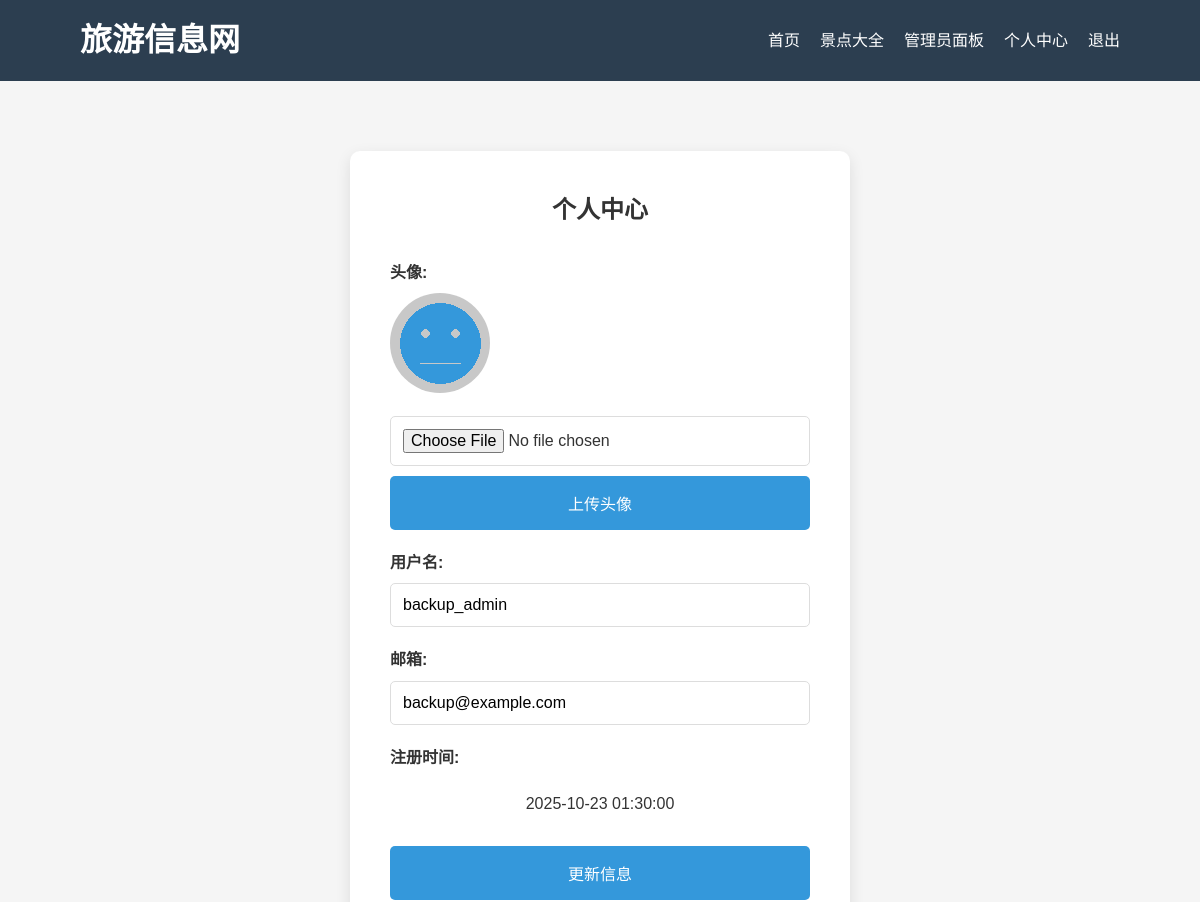
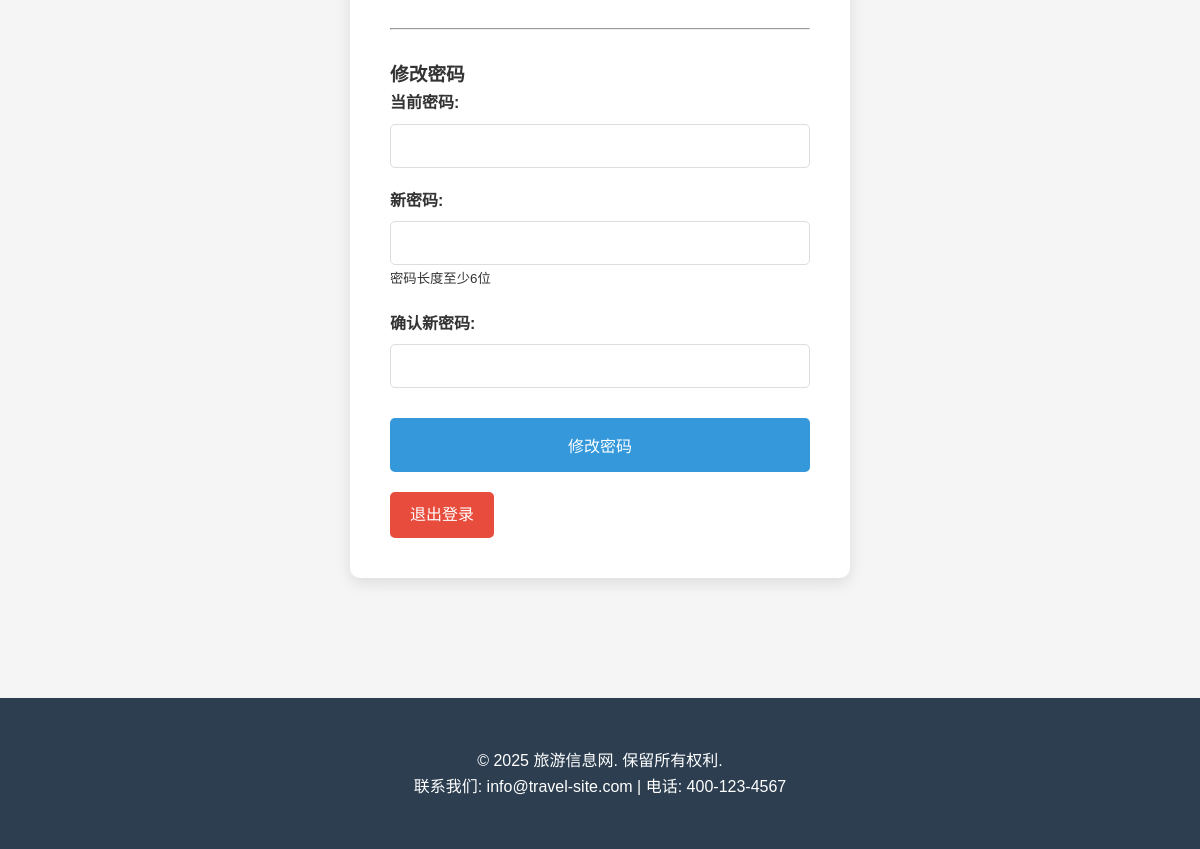
Screenshot of /profile.php (signed in) with the database file from the repository (2 pictures, top to bottom).
### tables this page shows
CREATE TABLE `users` (
  `id` int(11) NOT NULL AUTO_INCREMENT,
  `username` varchar(50) NOT NULL,
  `email` varchar(100) NOT NULL,
  `password` varchar(255) NOT NULL,
  `avatar` varchar(255) DEFAULT 'default.jpg',
  `created_at` timestamp NULL DEFAULT current_timestamp(),
  `is_admin` tinyint(1) DEFAULT 0,
  PRIMARY KEY (`id`),
  UNIQUE KEY `username` (`username`),
  UNIQUE KEY `email` (`email`)
);

### config.php (called while the page is built, shortened)
<?php
function executeQuery($pdo, $sql, $params = []) {
    try {
        $stmt = $pdo->prepare($sql);
        $stmt->execute($params);
        return $stmt;
    } catch (PDOException $e) {
        error_log("数据库查询错误: " . $e->getMessage() . " SQL: " . $sql);
        throw $e;
    }
}
?>

### profile.php (the view, shortened to what this page needs)
<?php
include 'config.php';
include 'header.php';
try {
    $stmt = executeQuery($pdo, "SELECT * FROM users WHERE id = ?", [$_SESSION['user_id']]);
    $user = $stmt->fetch();
} catch (PDOException $e) {
    error_log("获取用户信息失败: " . $e->getMessage());
    $error = "系统错误，请稍后再试";
}
?>
<div class="container">
    <div class="auth-form">
        <h2>个人中心</h2>
        <div class="form-group">
            <label>头像:</label>
            <div>
                <img src="avatars/<?php echo htmlspecialchars($user['avatar']); ?>" alt="头像" style="width: 100px; height: 100px; border-radius: 50%; object-fit: cover;">
            </div>
            <form method="POST" action="upload_avatar.php" enctype="multipart/form-data" style="margin-top: 15px;">
                <input type="file" name="avatar" accept="image/*" required>
                <button type="submit" class="btn" style="margin-top: 10px;">上传头像</button>
            </form>
        </div>
        <form method="POST">
            <div class="form-group">
                <label for="username">用户名:</label>
                <input type="text" id="username" name="username" value="<?php echo htmlspecialchars($user['username']); ?>" required>
            </div>
            <div class="form-group">
                <label for="email">邮箱:</label>
                <input type="email" id="email" name="email" value="<?php echo htmlspecialchars($user['email']); ?>" required>
            </div>
            <div class="form-group">
                <label>注册时间:</label>
                <p><?php echo htmlspecialchars($user['created_at']); ?></p>
            </div>
            <button type="submit" name="update_profile" class="btn">更新信息</button>
        </form>
        <hr style="margin: 30px 0;">
        <h3>修改密码</h3>
        <form method="POST">
            <div class="form-group">
                <label for="current_password">当前密码:</label>
                <input type="password" id="current_password" name="current_password" required>
            </div>
            <div class="form-group">
                <label for="new_password">新密码:</label>
                <input type="password" id="new_password" name="new_password" required>
                <small>密码长度至少6位</small>
            </div>
            <div class="form-group">
                <label for="confirm_password">确认新密码:</label>
                <input type="password" id="confirm_password" name="confirm_password" required>
            </div>
            <button type="submit" name="change_password" class="btn">修改密码</button>
        </form>
        <a href="logout.php" class="btn" style="background-color: #e74c3c; margin-top: 20px;">退出登录</a>
    </div>
</div>
<?php include 'footer.php'; ?>

### styles.css (style rules this page uses)
* { margin: 0; padding: 0; box-sizing: border-box; }
body { font-family: 'Arial', sans-serif; line-height: 1.6; color: #333; background-color: #f5f5f5; }
.container { width: 90%; max-width: 1200px; margin: 0 auto; padding: 20px 0; }
.btn { display: inline-block; background: #3498db; color: white; padding: 10px 20px; border-radius: 5px; text-decoration: none; margin-top: 10px; }
.auth-form { max-width: 500px; margin: 50px auto; background: white; padding: 40px; border-radius: 10px; box-shadow: 0 5px 15px rgba(0,0,0,0.1); }
.auth-form h2 { text-align: center; margin-bottom: 30px; }
.form-group { margin-bottom: 20px; }
.form-group label { display: block; margin-bottom: 8px; font-weight: bold; }
.form-group input { width: 100%; padding: 12px; border: 1px solid #ddd; border-radius: 5px; font-size: 1rem; }
.auth-form button { width: 100%; padding: 15px; background: #3498db; color: white; border: none; border-radius: 5px; font-size: 1rem; cursor: pointer; margin-top: 10px; }
.auth-form p { text-align: center; margin-top: 20px; }

### rows the page displays
users: avatar (placeholder picture), username "backup_admin", email "backup@example.com", created_at "2025-10-23 01:30:00"
